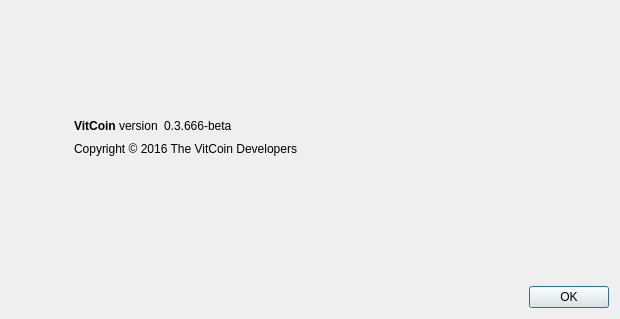
<?xml version="1.0" encoding="UTF-8"?>
<ui version="4.0">
 <class>AboutDialog</class>
 <widget class="QDialog" name="AboutDialog">
  <property name="geometry">
   <rect>
    <x>0</x>
    <y>0</y>
    <width>620</width>
    <height>319</height>
   </rect>
  </property>
  <property name="windowTitle">
   <string>About VitCoin</string>
  </property>
  <layout class="QHBoxLayout" name="horizontalLayout_2">
   <item>
    <widget class="QLabel" name="label_4">
     <property name="sizePolicy">
      <sizepolicy hsizetype="Preferred" vsizetype="Ignored">
       <horstretch>0</horstretch>
       <verstretch>0</verstretch>
      </sizepolicy>
     </property>
     <property name="pixmap">
      <pixmap resource="../bitcoin.qrc">:/images/about</pixmap>
     </property>
    </widget>
   </item>
   <item>
    <layout class="QVBoxLayout" name="verticalLayout_2">
     <property name="leftMargin">
      <number>50</number>
     </property>
     <item>
      <spacer name="verticalSpacer_2">
       <property name="orientation">
        <enum>Qt::Vertical</enum>
       </property>
       <property name="sizeHint" stdset="0">
        <size>
         <width>20</width>
         <height>40</height>
        </size>
       </property>
      </spacer>
     </item>
     <item>
      <layout class="QHBoxLayout" name="horizontalLayout">
       <item>
        <widget class="QLabel" name="label">
         <property name="cursor">
          <cursorShape>IBeamCursor</cursorShape>
         </property>
         <property name="text">
          <string>&lt;html&gt;&lt;head/&gt;&lt;body&gt;&lt;p&gt;&lt;span style=&quot; font-weight:600;&quot;&gt;VitCoin&lt;/span&gt; version&lt;/p&gt;&lt;/body&gt;&lt;/html&gt;</string>
         </property>
         <property name="textInteractionFlags">
          <set>Qt::LinksAccessibleByMouse|Qt::TextSelectableByKeyboard|Qt::TextSelectableByMouse</set>
         </property>
        </widget>
       </item>
       <item>
        <widget class="QLabel" name="versionLabel">
         <property name="cursor">
          <cursorShape>IBeamCursor</cursorShape>
         </property>
         <property name="text">
          <string notr="true">0.3.666-beta</string>
         </property>
         <property name="textInteractionFlags">
          <set>Qt::LinksAccessibleByMouse|Qt::TextSelectableByKeyboard|Qt::TextSelectableByMouse</set>
         </property>
        </widget>
       </item>
       <item>
        <spacer name="horizontalSpacer">
         <property name="orientation">
          <enum>Qt::Horizontal</enum>
         </property>
         <property name="sizeHint" stdset="0">
          <size>
           <width>40</width>
           <height>20</height>
          </size>
         </property>
        </spacer>
       </item>
      </layout>
     </item>
     <item>
      <widget class="QLabel" name="copyrightLabel">
       <property name="cursor">
        <cursorShape>IBeamCursor</cursorShape>
       </property>
       <property name="text">
        <string notr="true">Copyright &amp;copy; 2016 The VitCoin Developers</string>
       </property>
       <property name="textFormat">
        <enum>Qt::RichText</enum>
       </property>
       <property name="textInteractionFlags">
        <set>Qt::LinksAccessibleByMouse|Qt::TextSelectableByKeyboard|Qt::TextSelectableByMouse</set>
       </property>
      </widget>
     </item>
     <item>
      <widget class="QLabel" name="label_2">
       <property name="cursor">
        <cursorShape>IBeamCursor</cursorShape>
       </property>
       <property name="text">
        <string/>
       </property>
       <property name="wordWrap">
        <bool>true</bool>
       </property>
       <property name="textInteractionFlags">
        <set>Qt::LinksAccessibleByMouse|Qt::TextSelectableByKeyboard|Qt::TextSelectableByMouse</set>
       </property>
      </widget>
     </item>
     <item>
      <spacer name="verticalSpacer">
       <property name="orientation">
        <enum>Qt::Vertical</enum>
       </property>
       <property name="sizeHint" stdset="0">
        <size>
         <width>20</width>
         <height>40</height>
        </size>
       </property>
      </spacer>
     </item>
     <item>
      <widget class="QDialogButtonBox" name="buttonBox">
       <property name="orientation">
        <enum>Qt::Horizontal</enum>
       </property>
       <property name="standardButtons">
        <set>QDialogButtonBox::Ok</set>
       </property>
      </widget>
     </item>
    </layout>
   </item>
  </layout>
 </widget>
 <resources>
  <include location="../bitcoin.qrc"/>
 </resources>
 <connections>
  <connection>
   <sender>buttonBox</sender>
   <signal>accepted()</signal>
   <receiver>AboutDialog</receiver>
   <slot>accept()</slot>
   <hints>
    <hint type="sourcelabel">
     <x>360</x>
     <y>308</y>
    </hint>
    <hint type="destinationlabel">
     <x>157</x>
     <y>274</y>
    </hint>
   </hints>
  </connection>
  <connection>
   <sender>buttonBox</sender>
   <signal>rejected()</signal>
   <receiver>AboutDialog</receiver>
   <slot>reject()</slot>
   <hints>
    <hint type="sourcelabel">
     <x>428</x>
     <y>308</y>
    </hint>
    <hint type="destinationlabel">
     <x>286</x>
     <y>274</y>
    </hint>
   </hints>
  </connection>
 </connections>
</ui>
